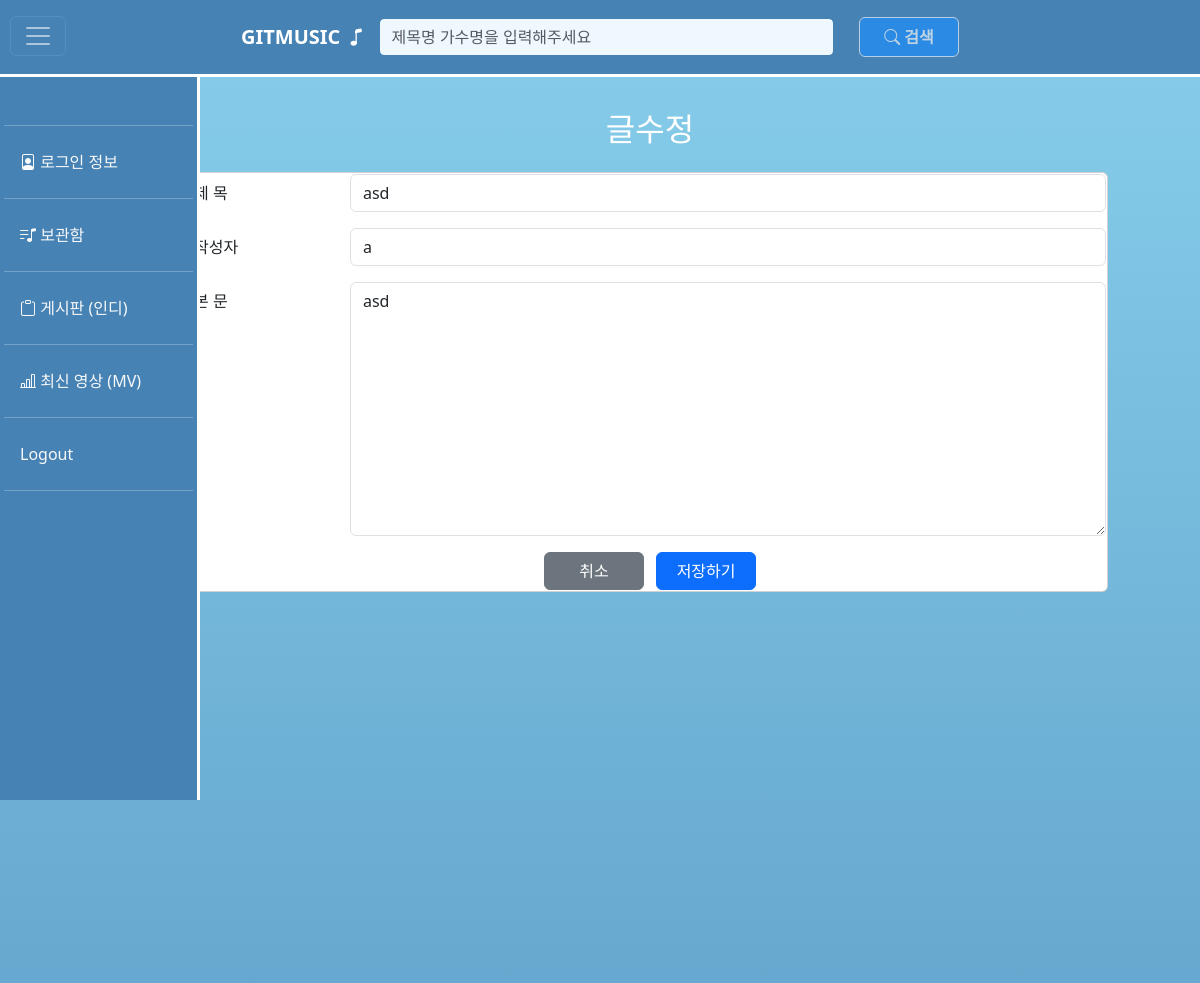
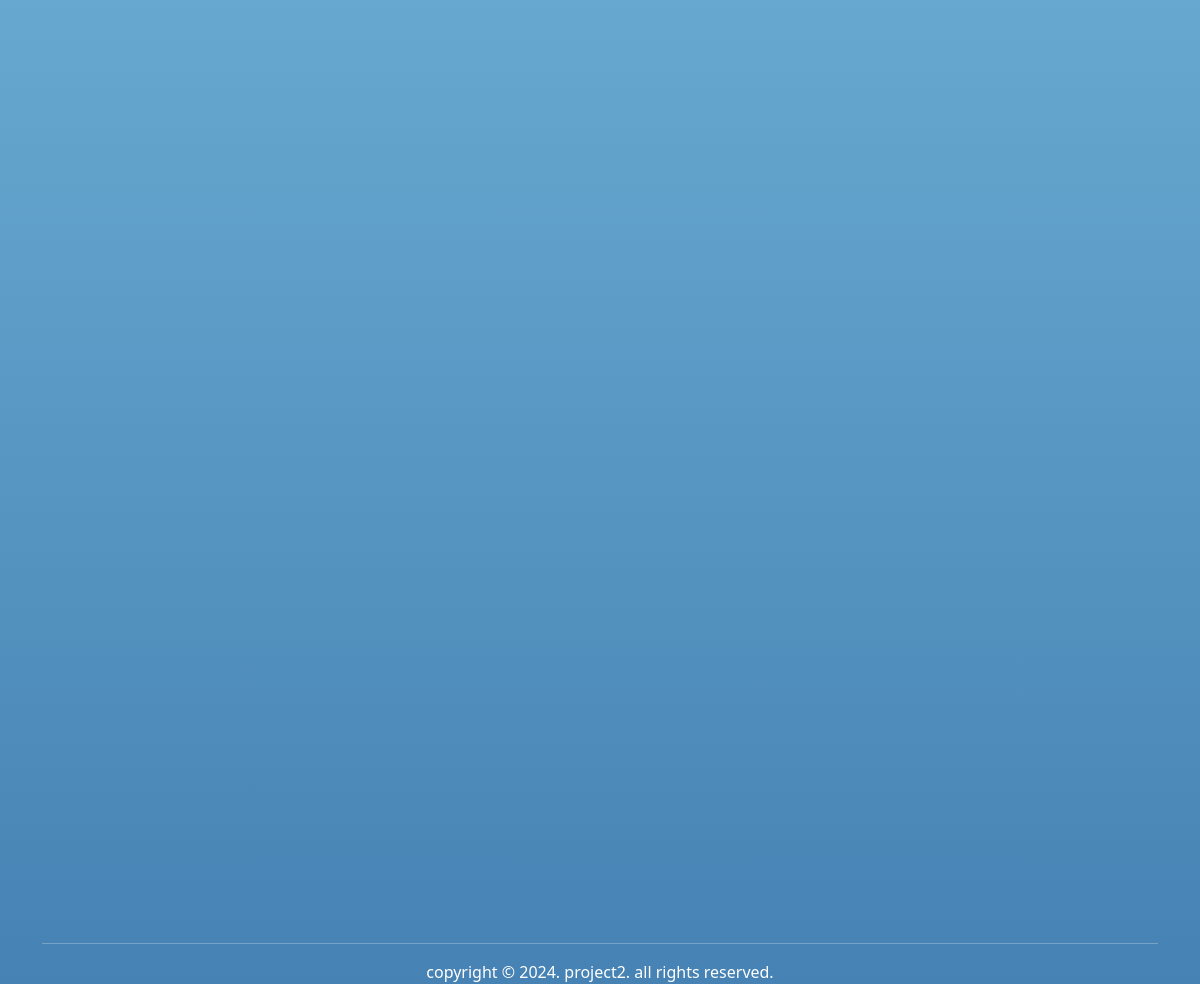
The page /board/update/1 on the database its author committed (2 pictures, top to bottom).
### app/model/board.py (models this page shows)
class Board(Base):
    __tablename__ = 'board'
    bno: Mapped[int] = mapped_column(primary_key=True, autoincrement=True, index=True)
    title: Mapped[str] = mapped_column(String(30),index=True)
    userid: Mapped[str] = mapped_column(String(20),ForeignKey('member.userid')) # Member의 userid
    regdate: Mapped[datetime] = mapped_column(default=datetime.now)
    views: Mapped[int] = mapped_column(default=0)
    contents: Mapped[str]= mapped_column(Text)
    files = relationship("BoardFile", back_populates="board", cascade="all, delete-orphan")
    replys = relationship('Reply', back_populates='board', cascade="all, delete-orphan")

### app/routes/board.py (the view)
@board_router.get("/update/{bno}")
async def get_update_page(bno: int, request: Request, db: Session = Depends(get_db)):
    board = db.query(Board).filter(Board.bno == bno).one_or_none()
    if not board:
        raise HTTPException(status_code=404, detail="Board not found")
    return templates.TemplateResponse('board/update.html', {'request': request, 'board': board})

### views/templates/board/update.html (shortened to what this page needs)
{% extends 'include/base.html' %}
{% block main %}
<main>
<h2 class="text-center mb-4">글수정</h2>
    <div class="card">
        <div class="card-body">
            <form id="updateForm" method="post" enctype="multipart/form-data">
                <div class="mb-3 row">
                    <label for="title" class="col-sm-2 col-form-label">제 목</label>
                    <div class="col-sm-10">
                        <input type="text" class="form-control" id="title" name="title" value="{{ board.title }}">
                    </div>
                </div>
                <div class="mb-3 row">
                    <label for="userid" class="col-sm-2 col-form-label">작성자</label>
                    <div class="col-sm-10">
                        <input type="text" class="form-control" id="userid" value="{{ board.userid }}" readonly>
                    </div>
                </div>
                <div class="mb-3 row">
                    <label for="contents" class="col-sm-2 col-form-label">본 문</label>
                    <div class="col-sm-10">
                        <textarea class="form-control" id="contents" name="contents" rows="10">{{ board.contents }}</textarea>
                    </div>
                </div>
                <div class="text-center">
                    <button type="button" class="btn btn-secondary me-2" onclick="location.href='/board/view/{{ board.bno }}'">취소</button>
                    <button type="submit" class="btn btn-primary">저장하기</button>
                </div>
            </form>
        </div>
    </div>
</main>
{% endblock %}

### views/templates/include/header.html (style rules this page uses)
body { background: linear-gradient(to bottom, #87CEEB, #4682B4) fixed; color: white; margin: 0; padding: 0; }
.btn { min-width: 100px }

### views/templates/include/sidebar.html (style rules this page uses)
body, html { margin: 0; padding: 0; height: 100%; }

### views/templates/include/musicinfo.html (style rules this page uses)
main { margin: 110px 50px 0 150px; transition: margin 0.5s ease; min-height: 1800px; }
.row { display: flex; justify-content: flex-start; }
.card-body { padding: 1px }

### rows shown on the page
Board: title "asd", userid "a", contents "asd"
